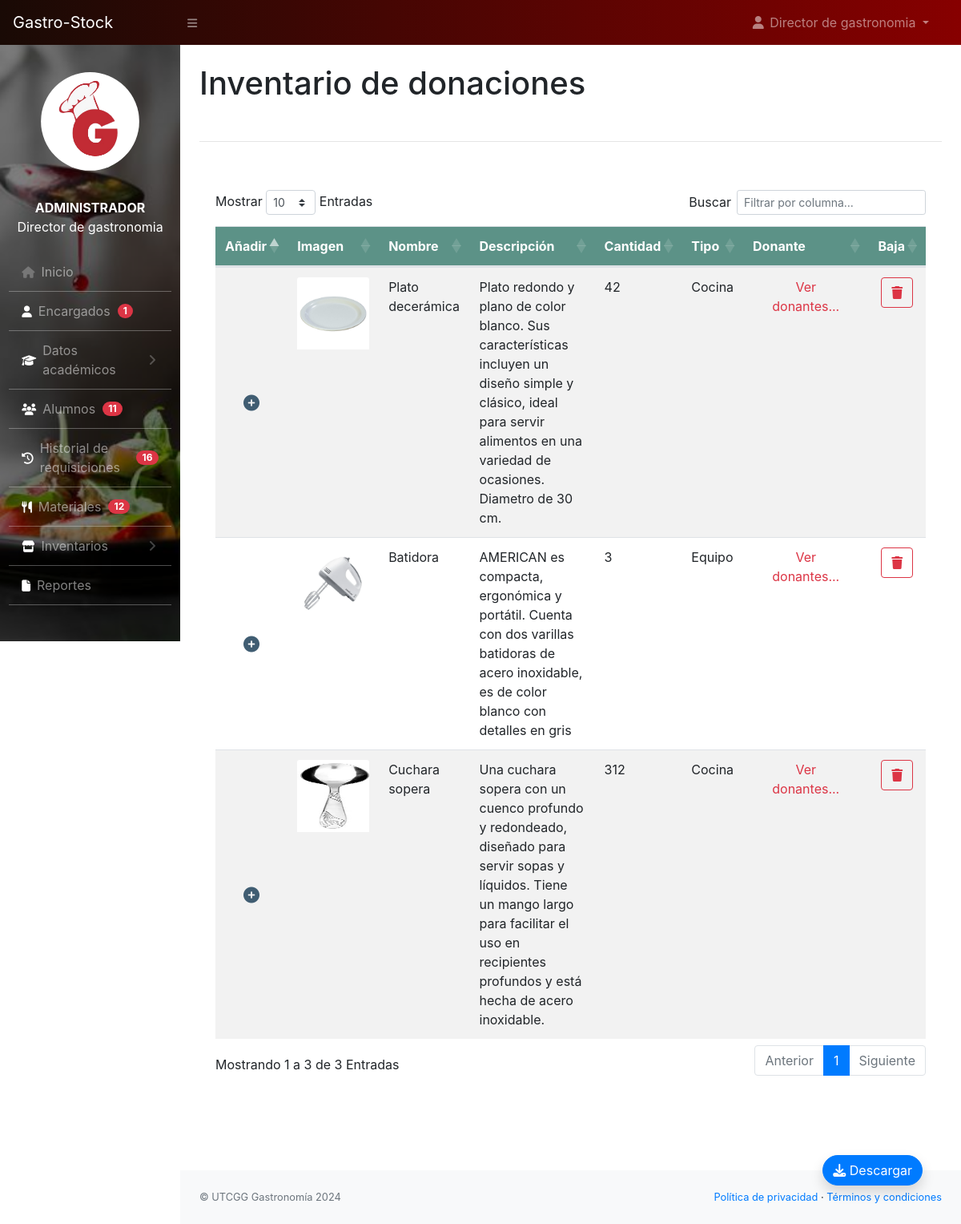
The page /administrador/inv_donado.php (signed in) on the database its author committed.
### tables this page shows
CREATE TABLE `articulos_donados` (
  `id` int(10) NOT NULL,
  `articulo_donado` int(10) NOT NULL,
  `cantidad` int(10) NOT NULL,
  `tipo_material` enum('equipo','cocina') NOT NULL
);

CREATE TABLE `articulos` (
  `id_articulo` int(11) NOT NULL,
  `nombre` varchar(255) NOT NULL,
  `cantidad` int(11) NOT NULL,
  `descripcion` varchar(500) NOT NULL,
  `imagen` varchar(255) NOT NULL,
  `tipo` enum('donativo','adquirido','donativo / adquirido') NOT NULL,
  `estatus` enum('activo','eliminado') DEFAULT NULL
);

### administrador/inv_donado.php (the view, shortened to what this page needs)
<?php
    include_once('../conf/config.php');
	$nombre = $_SESSION['NAME'];
	$tipo_usuario = $_SESSION['ROLE'];
?>
<!DOCTYPE html>
<html lang="en">
<head>
	<link rel="stylesheet" href="https://cdn.jsdelivr.net/npm/bootstrap@4.6.2/dist/css/bootstrap.min.css">
        <link href="../css/styles.css" rel="stylesheet" />
        <link rel="stylesheet" href="../css/estilo-nav.css">
        <link href="https://cdn.datatables.net/1.10.20/css/dataTables.bootstrap4.min.css" rel="stylesheet" />
        <link rel="stylesheet" href="https://cdnjs.cloudflare.com/ajax/libs/font-awesome/6.5.1/css/all.min.css" />
</head>
<body class="sb-nav-fixed">
	<?php
		include_once("navbar.php");
	?>
	<div id="layoutSidenav_content">
                <main>
                    <div class="container-fluid">
                        <h1 class="mt-4">Inventario de donaciones</h1>
                        <br>
                        <hr>
                        <br>
                        <div class="card mb-4" style="border: none">
                            <div class="card-body">
                                <div class="table-responsive">
                                    <table class="table table-hover table-striped" id="dataTable" width="100%" cellspacing="0">
                                        <thead style="background-color:#5C9287 ;color: #fff;">
                                            <tr>
                                              <th>Añadir</th>
                                                <th>Imagen</th>
                                                <th>Nombre</th>
                                                <th>Descripción</th>
                                                <th>Cantidad</th>
                                                <th>Tipo</th>
                                                <th>Donante</th>
                                                <th>Baja</th>
                                            </tr>
                                        </thead>
                                        <tbody>
                                            <?php
          $sql = "SELECT articulos.*,articulos.cantidad as cantidad_articulos,articulos_donados.cantidad as cantidad_donada, articulos_donados.* FROM articulos INNER JOIN articulos_donados ON articulos.id_articulo = articulos_donados.articulo_donado WHERE articulos.estatus = 'activo'";
          $result = $con -> query($sql);
          $i = 1;
          if($result ->num_rows > 0){
            while($row = $result ->fetch_assoc()) { ?>
              <tr>
                <td style="vertical-align:middle;text-align: center;">
  <i id="icono_plus" class="fa-solid fa-circle-plus fa-lg" data-toggle="modal" data-target="#exampleModal3_<?php echo $i ?>"></i>
                  </td>
                 <td>
    <?php
    $ruta1 = "php_action/" . htmlspecialchars($row['imagen']);
    $ruta2 = "../encargado/php_action/" . htmlspecialchars($row['imagen']);
    if (file_exists($ruta1)) {
        $rutaImagen = $ruta1;
    } elseif (file_exists($ruta2)) {
        $rutaImagen = $ruta2;
    }
    ?>
    <img src="<?php echo htmlspecialchars($rutaImagen); ?>" class="card-img-top" alt="Imagen" style="width: 90px; height: 90px; margin: auto;">
</td>
                  <td><?php echo ucfirst($row['nombre'])?></td>
                  <td><?php echo ucfirst($row['descripcion'])?></td>
                   <td><?php echo $row['cantidad_donada'] ?></td>
                   <td><?php echo ucfirst($row['tipo_material'])?></td>
                   <td>
                    <div class="container-fluid text-center">
                      <a href="#" class="text-danger" data-toggle="modal" data-target="#exampleModal2_<?php echo $i ?>">Ver donantes...</a></div>
                   </td>
                  <td class="text-center">
                    <button type="button" class="btn btn-outline-danger" data-toggle="modal" data-target="#exampleModal1_<?php echo $i ?>">
  <i class="fa-solid fa-trash"></i>
</button>
                  </td>
              </tr>
              <?php $i++;
            }
          } else{
            echo "<tr> <td colspan='8'> <center>Aún no se han registrado materiales donados</center></td></tr>";
          }
        ?>
                    </tbody>
                  </table>
                </div>
              </div>
            </div>
          </div>
          <br>
          <br>
          <br>
          <div class="d-flex container-fluid justify-content-end fixed-bottom p-5" >
        <a href="fpdf186/inv_donado.php"><button type="button" class="btn btn-primary shadow " style="border-radius: 50px;"><i class="fa-solid fa-download"></i> Descargar</button></a>
      </div>
        </main>
        <?php include_once('footer.php'); ?>
</body>
</html>

### administrador/navbar.php (shortened to what this page needs)
<nav class="sb-topnav navbar navbar-expand navbar-dark" id="nav">
            <a class="navbar-brand" href="../home.php">
     Gastro-Stock
  </a>
            <button class="btn btn-link btn-sm order-1 order-lg-0" id="sidebarToggle" href="#">
                <i class="fas fa-bars"></i>
            </button
            >
            <ul class="navbar-nav ml-auto mr-0 mr-md-3 my-2 my-md-0">
                <li class="nav-item dropdown">
                    <a class="nav-link dropdown-toggle" id="userDropdown" href="#" role="button" data-toggle="dropdown" aria-haspopup="true" aria-expanded="false"><i class="fas fa-user fa-fw"></i> <?php echo $nombre; ?>
                    </a>
                </li>
            </ul>
        </nav>
        <div id="layoutSidenav">
            <div id="layoutSidenav_nav">
                <nav class="sb-sidenav accordion sb-sidenav-dark" id="sidenavAccordion" style="background-image: url('../img/fondo-menu.jpg');background-repeat: no-repeat;background-size: cover;background-position: center center;margin: 0px;position: relative;">
                    <div class="sb-sidenav-menu">
                        <div class="container" id="container-img">
                        <img src="../img/img_inicio_2.png" alt="utensilios" id="img-utensilios">
                        </div>
                        <div class="nav" >
                            <div class="container" id="container-usr">
                            <p style="color: #fff"><b><?php echo strtoupper($tipo_usuario) ?></b>
                            <br>
                            <?php echo $nombre ?></p>
                            </div>
                            <a class="nav-link" href="../home.php" id="nav-link">
                                <div class="sb-nav-link-icon"><i class="fa-solid fa-house"></i></div>Inicio
                            </a>
                                <a class="nav-link" href="encargados.php" id="nav-link">
                                    <div class="sb-nav-link-icon"><i class="fa-solid fa-user" style="color: #ffffff;"></i> </div>
                                    Encargados&nbsp;&nbsp;
                                            <span class="badge badge-pill badge-danger">
                                                <?php
                            $query = "SELECT COUNT(id) as total FROM usuarios WHERE role = 'encargado' AND activo=1";
                            $result = $con -> query($query);
                            $row = $result->fetch_assoc();
                            echo "" . $row['total'] . "";
                        ?>
                                            </span></a>
                                            <a class="nav-link collapsed" href="#" data-toggle="collapse" data-target="#collapseLayoutsGrupos" aria-expanded="false" aria-controls="collapseLayouts" id="nav-link">
                                    <div class="sb-nav-link-icon"><i class="fa-solid fa-graduation-cap" style="color: #ffffff;"></i></div>
                                    Datos académicos
                                    <div class="sb-sidenav-collapse-arrow"><i class="fas fa-angle-down"></i></div
                                    ></a>
                                <a class="nav-link" href="alumnos.php" id="nav-link">
                                    <div class="sb-nav-link-icon"><i class="fa-solid fa-users" style="color: #ffffff;"></i> </div>
                                    Alumnos&nbsp;&nbsp;
                                            <span class="badge badge-pill badge-danger">
                                                <?php
                            $query = "SELECT COUNT(id) as total FROM usuarios WHERE role = 'alumno' AND activo=1";
                            $result = $con -> query($query);
                            $row = $result->fetch_assoc();
                            echo "" . $row['total'] . "";
                        ?>
                                            </span></a>
                                <a class="nav-link" href="solicitudes.php" id="nav-link">
                                    <div class="sb-nav-link-icon"><i class="fa-solid fa-clock-rotate-left" style="color: #ffffff;"></i> </div>
                                    Historial de requisiciones&nbsp;&nbsp;
                                            <span class="badge badge-pill badge-danger">
                                                <?php
                            $query = "SELECT COUNT(id) as total FROM solicitud";
                            $result = $con -> query($query);
                            $row = $result->fetch_assoc();
                            echo "" . $row['total'] . "";
                        ?>
                                            </span></a>
                                <a class="nav-link" href="materiales.php" id="nav-link">
                                    <div class="sb-nav-link-icon"><i class="fa-solid fa-utensils" style="color: #ffffff;"></i></div>
                                    Materiales&nbsp;&nbsp;
                                            <span class="badge badge-pill badge-danger">
                                                 <?php
                            $query = "SELECT COUNT(id_articulo) as total FROM articulos WHERE estatus ='activo'";
                            $result = $con -> query($query);
                            $row = $result->fetch_assoc();
                            echo "" . $row['total'] . "";
                        ?>
                                            </span></a>
                                <a class="nav-link collapsed" href="#" data-toggle="collapse" data-target="#collapseLayouts" aria-expanded="false" aria-controls="collapseLayouts" id="nav-link">
                                    <div class="sb-nav-link-icon"><i class="fa-solid fa-store" style="color: #ffffff;"></i></div>
                                    Inventarios
                                    <div class="sb-sidenav-collapse-arrow"><i class="fas fa-angle-down"></i></div
                                    ></a>
                                    <a class="nav-link" href="reportes.php" id="nav-link">
                                    <div class="sb-nav-link-icon"><i class="fa-solid fa-file" style="color: #ffffff;"></i> </div>
                                    Reportes&nbsp;&nbsp;</a>
                            </div>
                    </div>
                </nav>
      </div>

### administrador/footer.php
<footer class="py-4 bg-light mt-auto">
                    <div class="container-fluid">
                        <div class="d-flex align-items-center justify-content-between small">
                            <div class="text-muted">&copy; UTCGG Gastronomía 2024</div>
                            <div>
                                <a href="#">Política de privacidad</a>
                                &middot;
                                <a href="#">Términos y condiciones</a>
							</div>
						</div>
					</div>
				</footer>
			</div>
		</div>

### css/estilo-nav.css (style rules this page uses)
#nav { background: #870000; background: -webkit-linear-gradient(to right, #190A05, #870000); background: linear-gradient(to right, #190A05, #870000); }
#sidenavAccordion { position: relative; }
#sidenavAccordion::before { content: ""; position: absolute; top: 0; left: 0; width: 100%; height: 100%; background-color: rgba(0, 0, 0, 0.5); pointer-events: none; }
#nav-link { border-bottom: 1px solid rgba(255, 255, 255, 0.3); margin-left: 5%; margin-right: 5%; }
#img-utensilios { background-size: cover; background-position: center center; margin: 0px; position: relative; object-fit: cover; width: 100%; }
#container-img { clip-path: circle(30%); overflow: hidden; position: relative; width: 100%; margin-top: 2%; padding: 2%; */ }
#container-usr { overflow: hidden; position: relative; width: 100%; text-align: center; padding: 2%; }

### administrador/inv_donado.php (style rules this page uses)
#nav { background: #870000; background: -webkit-linear-gradient(to right, #190A05, #870000); background: linear-gradient(to right, #190A05, #870000); }
#icono_plus { color: #405D72; cursor: pointer; }

### rows shown on the page
articulos_donados: articulo_donado.imagen (picture), articulo_donado.nombre "Plato decerámica", articulo_donado.descripcion "Plato redondo y plano de color blanco. Sus características incluyen un diseño simple y clásico, ideal para servir alimentos en una variedad de ocasiones. Diametro de 30 cm.", cantidad "42", tipo_material "Cocina"
articulos_donados: articulo_donado.imagen (picture), articulo_donado.nombre "Batidora", articulo_donado.descripcion "AMERICAN es compacta, ergonómica y portátil. Cuenta con dos varillas batidoras de acero inoxidable, es de color blanco con detalles en gris", cantidad "3", tipo_material "Equipo"
articulos_donados: articulo_donado.imagen (picture), articulo_donado.nombre "Cuchara sopera", articulo_donado.descripcion "Una cuchara sopera con un cuenco profundo y redondeado, diseñado para servir sopas y líquidos. Tiene un mango largo para facilitar el uso en recipientes profundos y está hecha de acero inoxidable.", cantidad "312", tipo_material "Cocina"

### other values the page prints
$nombre "Director de gastronomia"
$tipo_usuario "ADMINISTRADOR"
$row['total'] "1"
$row['total'] "11"
$row['total'] "16"
$row['total'] "12"
